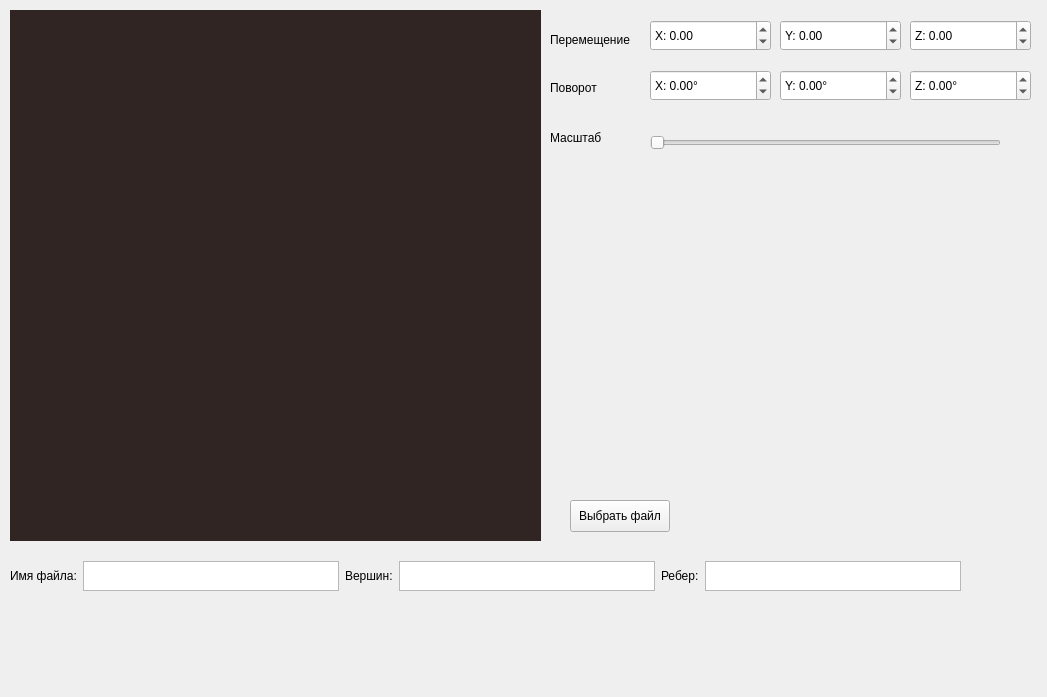
<?xml version="1.0" encoding="UTF-8"?>
<ui version="4.0">
 <class>MainWindow</class>
 <widget class="QMainWindow" name="MainWindow">
  <property name="geometry">
   <rect>
    <x>0</x>
    <y>0</y>
    <width>1047</width>
    <height>697</height>
   </rect>
  </property>
  <property name="windowTitle">
   <string>MainWindow</string>
  </property>
  <widget class="QWidget" name="centralwidget">
   <widget class="MyOpenGLWidget" name="widget" native="true">
    <property name="geometry">
     <rect>
      <x>10</x>
      <y>10</y>
      <width>531</width>
      <height>531</height>
     </rect>
    </property>
    <property name="styleSheet">
     <string notr="true">background-color: rgb(48, 37, 34)</string>
    </property>
   </widget>
   <widget class="QLabel" name="label_4">
    <property name="geometry">
     <rect>
      <x>550</x>
      <y>30</y>
      <width>91</width>
      <height>20</height>
     </rect>
    </property>
    <property name="text">
     <string>Перемещение</string>
    </property>
   </widget>
   <widget class="QLabel" name="label_5">
    <property name="geometry">
     <rect>
      <x>550</x>
      <y>80</y>
      <width>58</width>
      <height>16</height>
     </rect>
    </property>
    <property name="text">
     <string>Поворот</string>
    </property>
   </widget>
   <widget class="QLabel" name="label_6">
    <property name="geometry">
     <rect>
      <x>550</x>
      <y>130</y>
      <width>58</width>
      <height>16</height>
     </rect>
    </property>
    <property name="text">
     <string>Масштаб</string>
    </property>
   </widget>
   <widget class="QPushButton" name="pushButton_choose_file">
    <property name="geometry">
     <rect>
      <x>570</x>
      <y>500</y>
      <width>100</width>
      <height>32</height>
     </rect>
    </property>
    <property name="text">
     <string>Выбрать файл</string>
    </property>
   </widget>
   <widget class="QDoubleSpinBox" name="doubleSpinBox_translations_x">
    <property name="geometry">
     <rect>
      <x>650</x>
      <y>20</y>
      <width>121</width>
      <height>31</height>
     </rect>
    </property>
    <property name="specialValueText">
     <string/>
    </property>
    <property name="prefix">
     <string>X: </string>
    </property>
    <property name="minimum">
     <double>-100.000000000000000</double>
    </property>
    <property name="maximum">
     <double>100.000000000000000</double>
    </property>
    <property name="singleStep">
     <double>1.000000000000000</double>
    </property>
   </widget>
   <widget class="QDoubleSpinBox" name="doubleSpinBox_translations_z">
    <property name="geometry">
     <rect>
      <x>910</x>
      <y>20</y>
      <width>121</width>
      <height>31</height>
     </rect>
    </property>
    <property name="specialValueText">
     <string/>
    </property>
    <property name="prefix">
     <string>Z: </string>
    </property>
    <property name="minimum">
     <double>-100.000000000000000</double>
    </property>
    <property name="maximum">
     <double>100.000000000000000</double>
    </property>
   </widget>
   <widget class="QDoubleSpinBox" name="doubleSpinBox_translations_y">
    <property name="geometry">
     <rect>
      <x>780</x>
      <y>20</y>
      <width>121</width>
      <height>31</height>
     </rect>
    </property>
    <property name="specialValueText">
     <string/>
    </property>
    <property name="prefix">
     <string>Y: </string>
    </property>
    <property name="minimum">
     <double>-100.000000000000000</double>
    </property>
    <property name="maximum">
     <double>100.000000000000000</double>
    </property>
   </widget>
   <widget class="QDoubleSpinBox" name="doubleSpinBox_rotation_y">
    <property name="geometry">
     <rect>
      <x>780</x>
      <y>70</y>
      <width>121</width>
      <height>31</height>
     </rect>
    </property>
    <property name="specialValueText">
     <string/>
    </property>
    <property name="prefix">
     <string>Y: </string>
    </property>
    <property name="suffix">
     <string>°</string>
    </property>
    <property name="minimum">
     <double>-360.000000000000000</double>
    </property>
    <property name="maximum">
     <double>360.000000000000000</double>
    </property>
    <property name="singleStep">
     <double>5.000000000000000</double>
    </property>
   </widget>
   <widget class="QDoubleSpinBox" name="doubleSpinBox_rotation_x">
    <property name="geometry">
     <rect>
      <x>650</x>
      <y>70</y>
      <width>121</width>
      <height>31</height>
     </rect>
    </property>
    <property name="specialValueText">
     <string/>
    </property>
    <property name="prefix">
     <string>X: </string>
    </property>
    <property name="suffix">
     <string>°</string>
    </property>
    <property name="minimum">
     <double>-360.000000000000000</double>
    </property>
    <property name="maximum">
     <double>360.000000000000000</double>
    </property>
    <property name="singleStep">
     <double>5.000000000000000</double>
    </property>
   </widget>
   <widget class="QDoubleSpinBox" name="doubleSpinBox_rotation_z">
    <property name="geometry">
     <rect>
      <x>910</x>
      <y>70</y>
      <width>121</width>
      <height>31</height>
     </rect>
    </property>
    <property name="specialValueText">
     <string/>
    </property>
    <property name="prefix">
     <string>Z: </string>
    </property>
    <property name="suffix">
     <string>°</string>
    </property>
    <property name="minimum">
     <double>-360.000000000000000</double>
    </property>
    <property name="maximum">
     <double>360.000000000000000</double>
    </property>
    <property name="singleStep">
     <double>5.000000000000000</double>
    </property>
   </widget>
   <widget class="QSlider" name="horizontalSlider_scale">
    <property name="geometry">
     <rect>
      <x>650</x>
      <y>130</y>
      <width>351</width>
      <height>25</height>
     </rect>
    </property>
    <property name="minimum">
     <number>10</number>
    </property>
    <property name="maximum">
     <number>200</number>
    </property>
    <property name="orientation">
     <enum>Qt::Horizontal</enum>
    </property>
   </widget>
   <widget class="QWidget" name="layoutWidget">
    <property name="geometry">
     <rect>
      <x>10</x>
      <y>561</y>
      <width>1002</width>
      <height>32</height>
     </rect>
    </property>
    <layout class="QHBoxLayout" name="horizontalLayout">
     <property name="sizeConstraint">
      <enum>QLayout::SetMaximumSize</enum>
     </property>
     <item>
      <widget class="QLabel" name="label_3">
       <property name="sizePolicy">
        <sizepolicy hsizetype="Fixed" vsizetype="Fixed">
         <horstretch>0</horstretch>
         <verstretch>0</verstretch>
        </sizepolicy>
       </property>
       <property name="maximumSize">
        <size>
         <width>16777215</width>
         <height>16</height>
        </size>
       </property>
       <property name="text">
        <string>Имя файла:</string>
       </property>
      </widget>
     </item>
     <item>
      <widget class="QTextEdit" name="textEdit_filename">
       <property name="sizePolicy">
        <sizepolicy hsizetype="Fixed" vsizetype="MinimumExpanding">
         <horstretch>0</horstretch>
         <verstretch>0</verstretch>
        </sizepolicy>
       </property>
       <property name="maximumSize">
        <size>
         <width>16777215</width>
         <height>30</height>
        </size>
       </property>
       <property name="readOnly">
        <bool>true</bool>
       </property>
       <property name="html">
        <string>&lt;!DOCTYPE HTML PUBLIC &quot;-//W3C//DTD HTML 4.0//EN&quot; &quot;http://www.w3.org/TR/REC-html40/strict.dtd&quot;&gt;
&lt;html&gt;&lt;head&gt;&lt;meta name=&quot;qrichtext&quot; content=&quot;1&quot; /&gt;&lt;meta charset=&quot;utf-8&quot; /&gt;&lt;style type=&quot;text/css&quot;&gt;
p, li { white-space: pre-wrap; }
hr { height: 1px; border-width: 0; }
li.unchecked::marker { content: &quot;\2610&quot;; }
li.checked::marker { content: &quot;\2612&quot;; }
&lt;/style&gt;&lt;/head&gt;&lt;body style=&quot; font-family:'.AppleSystemUIFont'; font-size:13pt; font-weight:400; font-style:normal;&quot;&gt;
&lt;p style=&quot; margin-top:0px; margin-bottom:0px; margin-left:0px; margin-right:0px; -qt-block-indent:0; text-indent:0px;&quot;&gt; &lt;/p&gt;&lt;/body&gt;&lt;/html&gt;</string>
       </property>
       <property name="overwriteMode">
        <bool>false</bool>
       </property>
      </widget>
     </item>
     <item>
      <widget class="QLabel" name="label">
       <property name="sizePolicy">
        <sizepolicy hsizetype="Fixed" vsizetype="Fixed">
         <horstretch>0</horstretch>
         <verstretch>0</verstretch>
        </sizepolicy>
       </property>
       <property name="maximumSize">
        <size>
         <width>16777215</width>
         <height>16</height>
        </size>
       </property>
       <property name="text">
        <string>Вершин:</string>
       </property>
      </widget>
     </item>
     <item>
      <widget class="QTextEdit" name="textEdit_edges_count">
       <property name="sizePolicy">
        <sizepolicy hsizetype="Fixed" vsizetype="MinimumExpanding">
         <horstretch>0</horstretch>
         <verstretch>0</verstretch>
        </sizepolicy>
       </property>
       <property name="maximumSize">
        <size>
         <width>16777215</width>
         <height>30</height>
        </size>
       </property>
       <property name="readOnly">
        <bool>true</bool>
       </property>
      </widget>
     </item>
     <item>
      <widget class="QLabel" name="label_2">
       <property name="sizePolicy">
        <sizepolicy hsizetype="Fixed" vsizetype="Fixed">
         <horstretch>0</horstretch>
         <verstretch>0</verstretch>
        </sizepolicy>
       </property>
       <property name="maximumSize">
        <size>
         <width>16777215</width>
         <height>16</height>
        </size>
       </property>
       <property name="text">
        <string>Ребер:</string>
       </property>
      </widget>
     </item>
     <item>
      <widget class="QTextEdit" name="textEdit_verticles_count">
       <property name="sizePolicy">
        <sizepolicy hsizetype="Fixed" vsizetype="MinimumExpanding">
         <horstretch>0</horstretch>
         <verstretch>0</verstretch>
        </sizepolicy>
       </property>
       <property name="maximumSize">
        <size>
         <width>16777215</width>
         <height>30</height>
        </size>
       </property>
       <property name="readOnly">
        <bool>true</bool>
       </property>
      </widget>
     </item>
    </layout>
   </widget>
  </widget>
 </widget>
 <customwidgets>
  <customwidget>
   <class>MyOpenGLWidget</class>
   <extends>QWidget</extends>
   <header location="global">myopenglwidget.h</header>
   <container>1</container>
  </customwidget>
 </customwidgets>
 <resources/>
 <connections/>
</ui>
